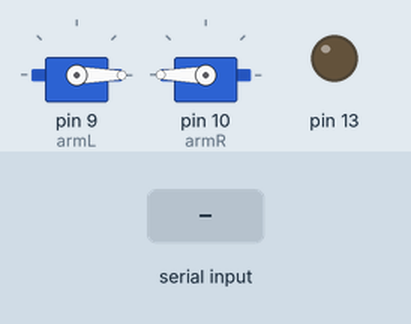
Recording of a sketch running on a simulated Arduino Uno, built with avr-gcc and run on an emulated ATmega328P. Parts: 2 × servo, output pins drawn as LEDs (lit = HIGH). Inputs (shaded band) come from the test bench.

Above: at 1.2 s.
1.3 s: byte 114 (r) received over Serial
At 2.5 s:
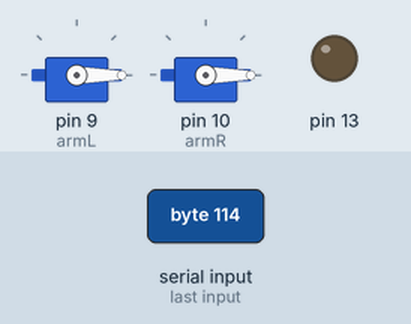
2.8 s: byte 108 (l) received over Serial
At 3.6 s:
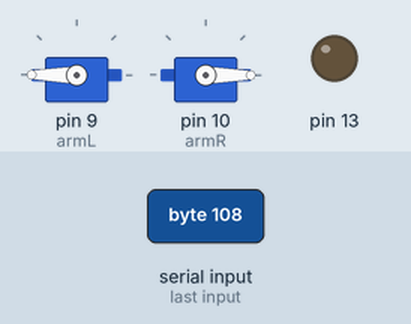
4.3 s: byte 82 (R) received over Serial
At 4.8 s:
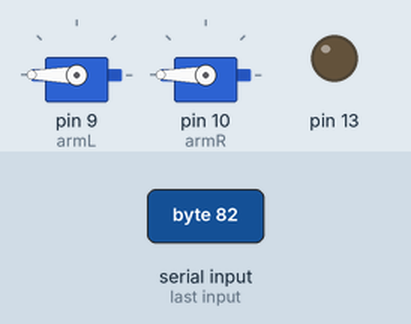
Timing chart, 0 to 7.3 s (numbered marks = the images above; inputs shaded):
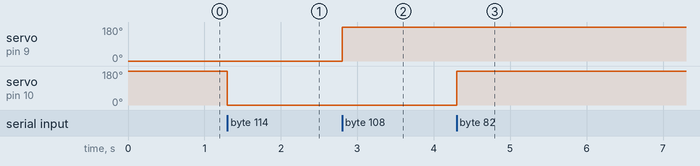

Measured:
- after the input at 1.3 s, servo on pin 10 (armR): 180° → 0° at once
- after the input at 2.8 s, servo on pin 9 (armL): 0° → 180° at once
- after the input at 4.3 s, servo on pin 10 (armR): 0° → 180° at once

The sketch:

main.ino
```cpp
#include <Servo.h>
#include <Wire.h>
#include <SPI.h>

Servo armL;
Servo armR;

#define L 76
#define R 82
#define l 108
#define r 114
#define D 68
#define U 85

int arm = -1;
int top = 180;
int bot = 0;

void setup() {
  Serial.begin(9600);

  pinMode(13,OUTPUT);

  armL.attach(9);
  armR.attach(10);
  armL.write(bot);
  armR.write(top);
}


void loop() {

   if (Serial.available() > 0) {

      arm = Serial.read();

      switch(arm){
        case R:
          armR.write(top);
          break;
        case L:
          armL.write(bot);
          break;
        case r:
          armR.write(bot);
          break;
        case l:
          armL.write(top);
          break;
        case D:
          armL.write(bot);
          armR.write(top);
          break;
        case U:
          armL.write(top);
          armR.write(bot);
          break;
        default:
          break;

      }

   }
}
```
